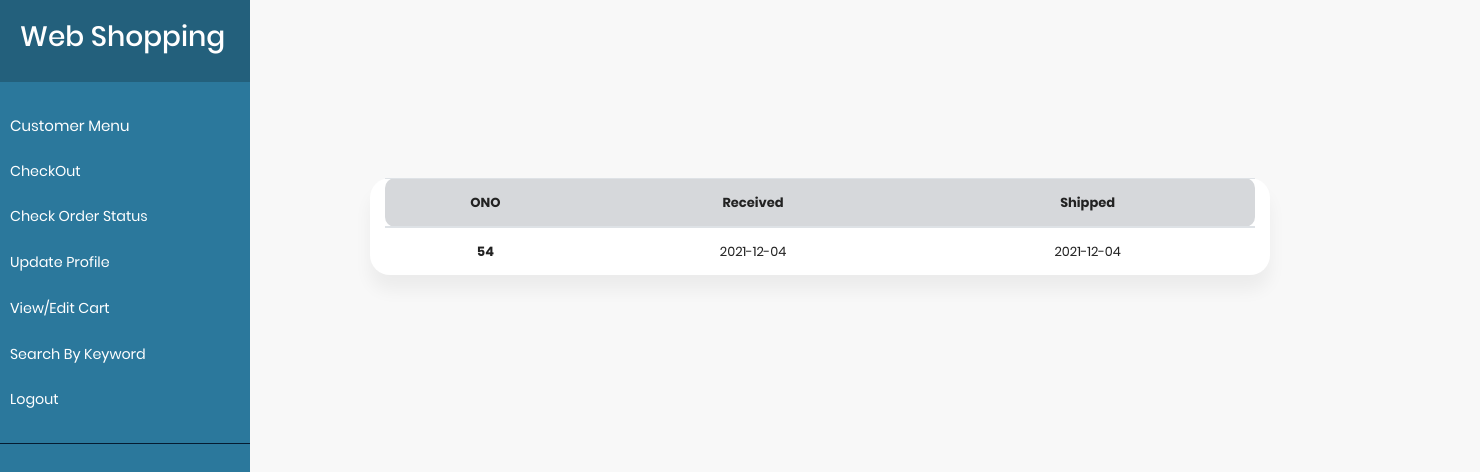
The page /pages/CheckOrderStatus.php?cno=14 (signed in) on the database as committed earlier.
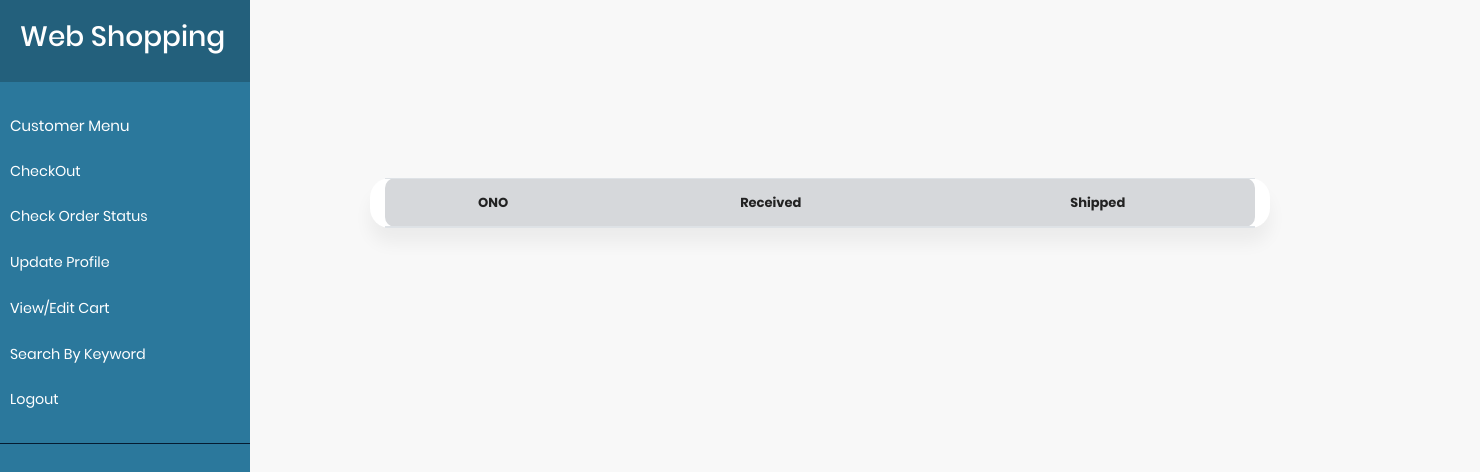
The same page on the database as committed later.
### tables this page shows
CREATE TABLE `orders` (
  `ono` int(5) NOT NULL,
  `cno` int(10) DEFAULT NULL,
  `received` datetime DEFAULT NULL,
  `shipped` datetime DEFAULT NULL
);

### pages/CheckOrderStatus.php (the view, shortened to what this page needs)
<?php
include('sliderPages.php');
require("../db.php");
$cno = $_GET['cno'];
$s = "select * from orders where cno = $cno";
$r = mysqli_query($conn,$s);
?>
<!DOCTYPE html>
<html lang="en">
<head>
    <link rel="stylesheet" href="../fonts/material-icon/css/material-design-iconic-font.min.css">
    <link rel="stylesheet" href="../css/style.css">
</head>
<body>
<div class="container" style="    margin-left: 25%;
    text-align: center;
    margin-top: 12%;">
<table class="table">
  <thead class="table-secondary">
    <tr>
      <th scope="col">ONO</th>
      <th scope="col">Received</th>
      <th scope="col">Shipped</th>
    </tr>
  </thead>
  <tbody>
      <?php
      while ($row = mysqli_fetch_assoc($r)) {
      ?>
    <tr>
      <th scope="row">
       <a href="odetails.php?ono=<?php echo $row['ono']; ?>&cno=<?php echo $cno; ?>"> <?php echo $row['ono'] ?> </a>
      </th>
      <td><?php echo $row['received'] ?></td>
      <td><?php
      if ($row['shipped'] == '0000-00-00') {
        echo 'Not Yet Shipped';
      }
      else{
      echo $row['shipped'];
       }?></td>
    </tr>
  <?php } ?>
  </tbody>
</table>
</div>
</body>
</html>

Rows that differ between the two databases and show on the page:
removed orders: ono "54", received "2021-12-04", shipped "2021-12-04"
